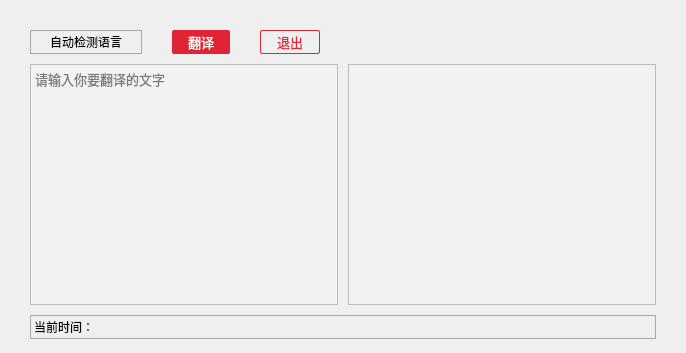
<?xml version="1.0" encoding="UTF-8"?>
<ui version="4.0">
 <class>Form</class>
 <widget class="QWidget" name="Form">
  <property name="geometry">
   <rect>
    <x>0</x>
    <y>0</y>
    <width>686</width>
    <height>353</height>
   </rect>
  </property>
  <property name="windowTitle">
   <string>中英文翻译程序</string>
  </property>
  <property name="styleSheet">
   <string notr="true">QLabel { border:1px solid #aaa;	font: 10pt &quot;黑体&quot;;
} QPushButton {padding-left:16px;padding-right:16px;border:none;border-radius:2px;} QPushButton#exit_btn{
color:#e02433;border:1px solid #e02433;}
QPushButton#translate_btn{
background:#e02433;color:white;
}QPushButton#exit_btn:hover{
background:#bf0917;color:white;border:1px solid #bf0917;cursor:PointingHandCursor;}
 QPushButton#translate_btn:hover{
background:#bf0917;color:white;border:1px solid #bf0917;cursor:PointingHandCursor;}
QTextEdit{background:#f2f2f2;}</string>
  </property>
  <layout class="QVBoxLayout" name="verticalLayout" stretch="1,10,1">
   <property name="spacing">
    <number>10</number>
   </property>
   <property name="leftMargin">
    <number>30</number>
   </property>
   <property name="topMargin">
    <number>30</number>
   </property>
   <property name="rightMargin">
    <number>30</number>
   </property>
   <property name="bottomMargin">
    <number>14</number>
   </property>
   <item>
    <layout class="QHBoxLayout" name="horizontalLayout">
     <property name="spacing">
      <number>30</number>
     </property>
     <item>
      <widget class="QLabel" name="label">
       <property name="styleSheet">
        <string notr="true">padding:0 16px 0;</string>
       </property>
       <property name="text">
        <string>自动检测语言</string>
       </property>
      </widget>
     </item>
     <item>
      <widget class="QPushButton" name="translate_btn">
       <property name="sizePolicy">
        <sizepolicy hsizetype="Minimum" vsizetype="Expanding">
         <horstretch>0</horstretch>
         <verstretch>0</verstretch>
        </sizepolicy>
       </property>
       <property name="font">
        <font>
         <family>黑体</family>
         <pointsize>10</pointsize>
        </font>
       </property>
       <property name="text">
        <string>翻译</string>
       </property>
      </widget>
     </item>
     <item>
      <widget class="QPushButton" name="exit_btn">
       <property name="sizePolicy">
        <sizepolicy hsizetype="Minimum" vsizetype="Expanding">
         <horstretch>0</horstretch>
         <verstretch>0</verstretch>
        </sizepolicy>
       </property>
       <property name="font">
        <font>
         <family>黑体</family>
         <pointsize>10</pointsize>
        </font>
       </property>
       <property name="text">
        <string>退出</string>
       </property>
      </widget>
     </item>
     <item>
      <spacer name="horizontalSpacer">
       <property name="orientation">
        <enum>Qt::Horizontal</enum>
       </property>
       <property name="sizeHint" stdset="0">
        <size>
         <width>40</width>
         <height>20</height>
        </size>
       </property>
      </spacer>
     </item>
    </layout>
   </item>
   <item>
    <layout class="QHBoxLayout" name="horizontalLayout_2">
     <property name="spacing">
      <number>10</number>
     </property>
     <item>
      <widget class="QTextEdit" name="currentText">
       <property name="font">
        <font>
         <family>楷体</family>
         <pointsize>10</pointsize>
        </font>
       </property>
       <property name="placeholderText">
        <string>请输入你要翻译的文字</string>
       </property>
      </widget>
     </item>
     <item>
      <widget class="QTextEdit" name="translatedText">
       <property name="enabled">
        <bool>true</bool>
       </property>
       <property name="font">
        <font>
         <family>楷体</family>
         <pointsize>10</pointsize>
        </font>
       </property>
       <property name="readOnly">
        <bool>true</bool>
       </property>
      </widget>
     </item>
    </layout>
   </item>
   <item>
    <widget class="QLabel" name="datastring">
     <property name="text">
      <string>当前时间：</string>
     </property>
    </widget>
   </item>
  </layout>
 </widget>
 <resources/>
 <connections/>
</ui>
